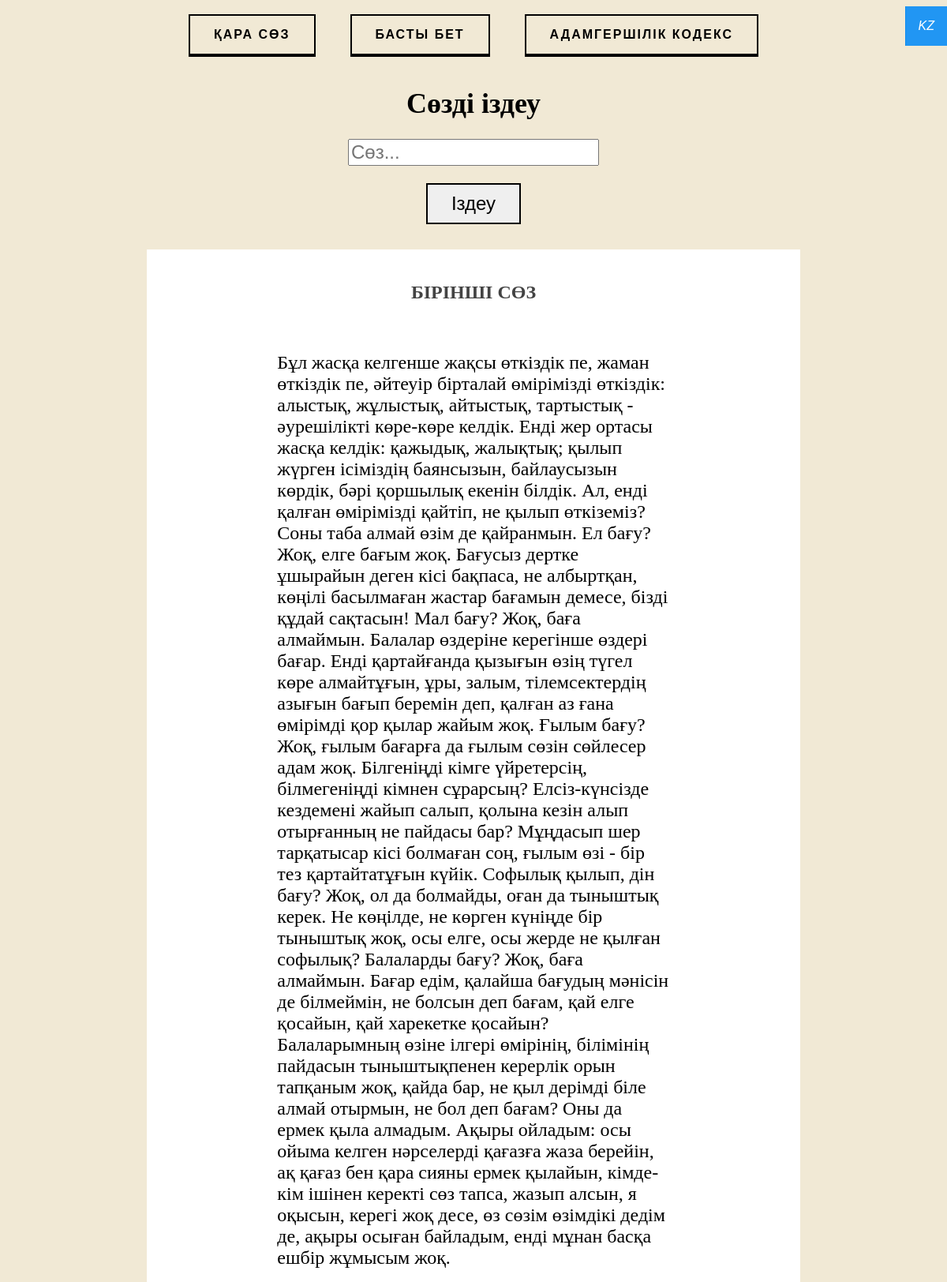
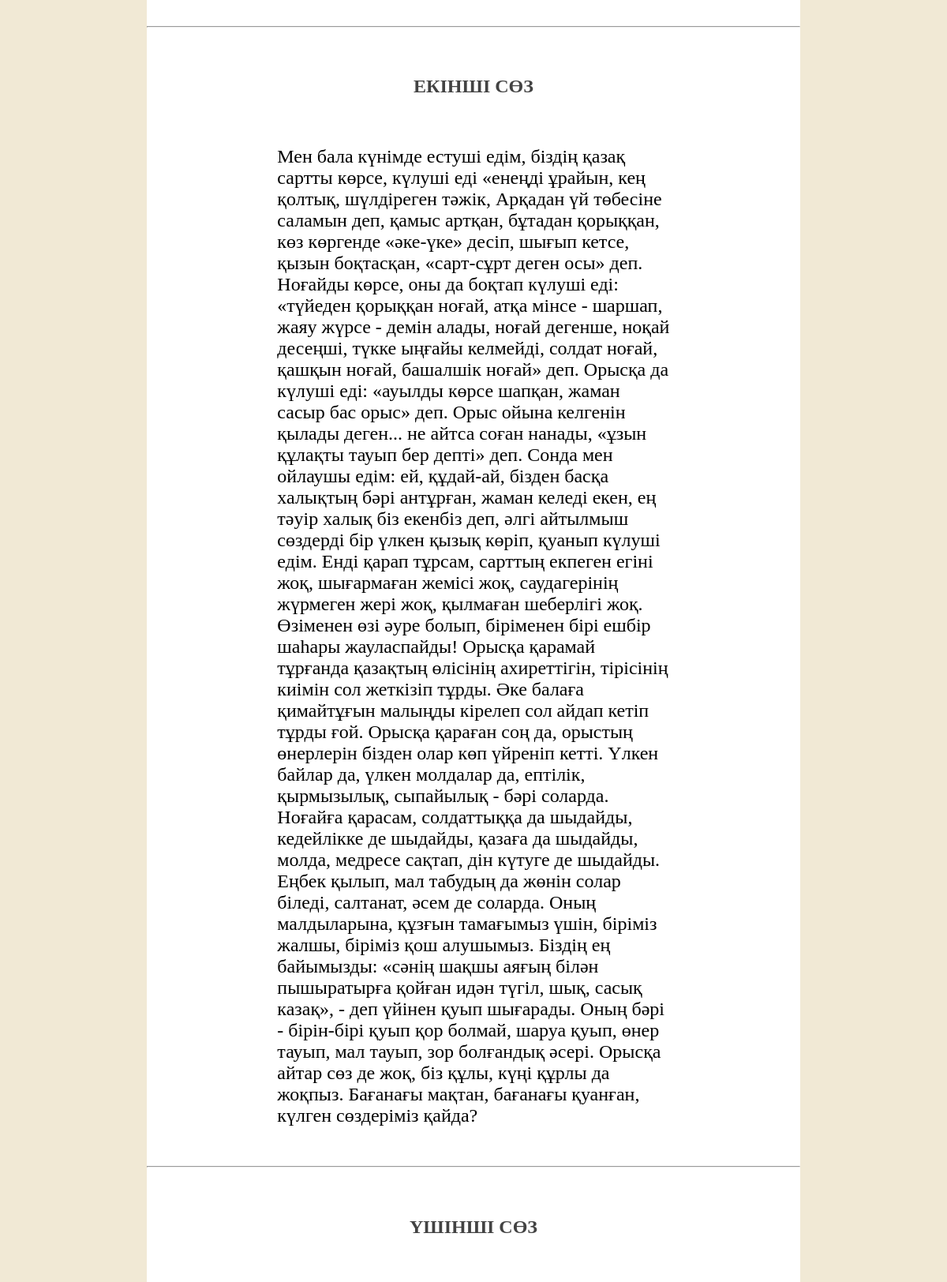
The app's page /abai/kz/home/ (upper part) with its own data (2 pictures, top to bottom).
### function/models.py (models this page shows, shortened)
class WOE(models.Model):
    id = models.AutoField(primary_key=True)
    title = models.CharField(max_length=100, null=True)
    text = models.TextField(null=True)
    title_kz = models.CharField(max_length=100, default='', null=True)
    text_kz = models.TextField(null=True, default='')

### function/views.py (the view, shortened to what this page needs)
# urls.py: 2. Add a URL to urlpatterns:  path('', views.home, name='home')
def home(request, ln):
    woe_text = []
    title_list = []
    word_str = request.POST.get('word_str', None)
    if word_str is None or word_str == '':
        return get_all_woe(request, ln)
    elif word_str == "снупдог":
        data = {"ln": ln, "interface_words": get_interface_words(ln)}
        return render(request, 'abai.html', data)

### function/views.py (called while the page is built)
def get_all_woe(request, ln):
    woes = WOE.objects.all()
    woe_text = []
    for woe in woes:
        if ln == 'ru':
            lens = woe.text
            title = woe.title
        else:
            lens = woe.text_kz
            title = woe.title_kz
        woe_text.append('<h2>' + title + '</h2>' + '<br>' + '<p>' + lens + '</p>' + '<br>')
    data = {"woes": woe_text, "ln": ln, "interface_words": get_interface_words(ln)}
    html = render(request, 'word_list.html', data)
    html.set_cookie('ln', ln)
    return html

def get_interface_words(languages):
    if languages == 'ru':
        return interface_words
    elif languages == 'kz':
        return interface_words_kz
    else:
        return interface_words

### function/templates/word_list.html (shortened to what this page needs)
{% extends "home.html" %}
{% block content %}
    {% for woe in woes %}
        {{ woe|safe }}
        <hr>
    {% endfor %}
{% endblock content %}

### function/static/css/style.css (style rules this page uses)
h2 { text-align: center; color: #434343; }
p { font-size: 24px; padding: 0 20% 0 20%; }
body { background-color: #f1e9d5; }
.content h2 { padding-top: 5%; }

### records on screen
WOE: text_kz "БІРІНШІ СӨЗ Бұл жасқа келгенше жақсы өткіздік пе, жаман өткіздік пе, әйтеуір бірталай өмірімізді өткіздік: алыстық, жұлыстық, айтыстық, тартыстық - әурешілікті көре-көре келдік. Енді жер ортасы жасқа келдік: қажыдық, жалықтық; қылып жүрген ісіміздің баянсызын, байлаусызын көрдік, бәрі қоршылық екенін білдік. Ал, енді қалған өмірімізді қайтіп, не қылып өткіземіз? Соны таба алмай өзім де қайранмын. Ел бағу? Жоқ, елге бағым жоқ. Бағусыз дертке ұшырайын деген кісі бақпаса, не албыртқан, көңілі басылмаған жастар бағамын демесе, бізді құдай сақтасын! Мал бағу? Жоқ, баға алмаймын. Балалар өздеріне керегінше өздері бағар. Енді қартайғанда қызығын өзің түгел көре алмайтұғын, ұры, залым,…"
WOE: text_kz "ЕКІНШІ СӨЗ Мен бала күнімде естуші едім, біздің қазақ сартты көрсе, күлуші еді «енеңді ұрайын, кең қолтық, шүлдіреген тәжік, Арқадан үй төбесіне саламын деп, қамыс артқан, бұтадан қорыққан, көз көргенде «әке-үке» десіп, шығып кетсе, қызын боқтасқан, «сарт-сұрт деген осы» деп. Ноғайды көрсе, оны да боқтап күлуші еді: «түйеден қорыққан ноғай, атқа мінсе - шаршап, жаяу жүрсе - демін алады, ноғай дегенше, ноқай десеңші, түкке ыңғайы келмейді, солдат ноғай, қашқын ноғай, башалшік ноғай» деп. Орысқа да күлуші еді: «ауылды көрсе шапқан, жаман сасыр бас орыс» деп. Орыс ойына келгенін қылады деген... не айтса соған нанады, «ұзын құлақты тауып бер депті» деп. Сонда мен ойлаушы едім: ей, құдай-ай,…"
WOE: title_kz "ҮШІНШІ СӨЗ"

### other values on screen
{{ interface_words.words_of_edification }} "ҚАРА СӨЗ"
{{ interface_words.home }} "БАСТЫ БЕТ"
{{ interface_words.code_of_humanity }} "АДАМГЕРШІЛІК КОДЕКС"
{{ ln.upper }} "KZ"
{{ interface_words.word_search }} "Сөзді іздеу"
